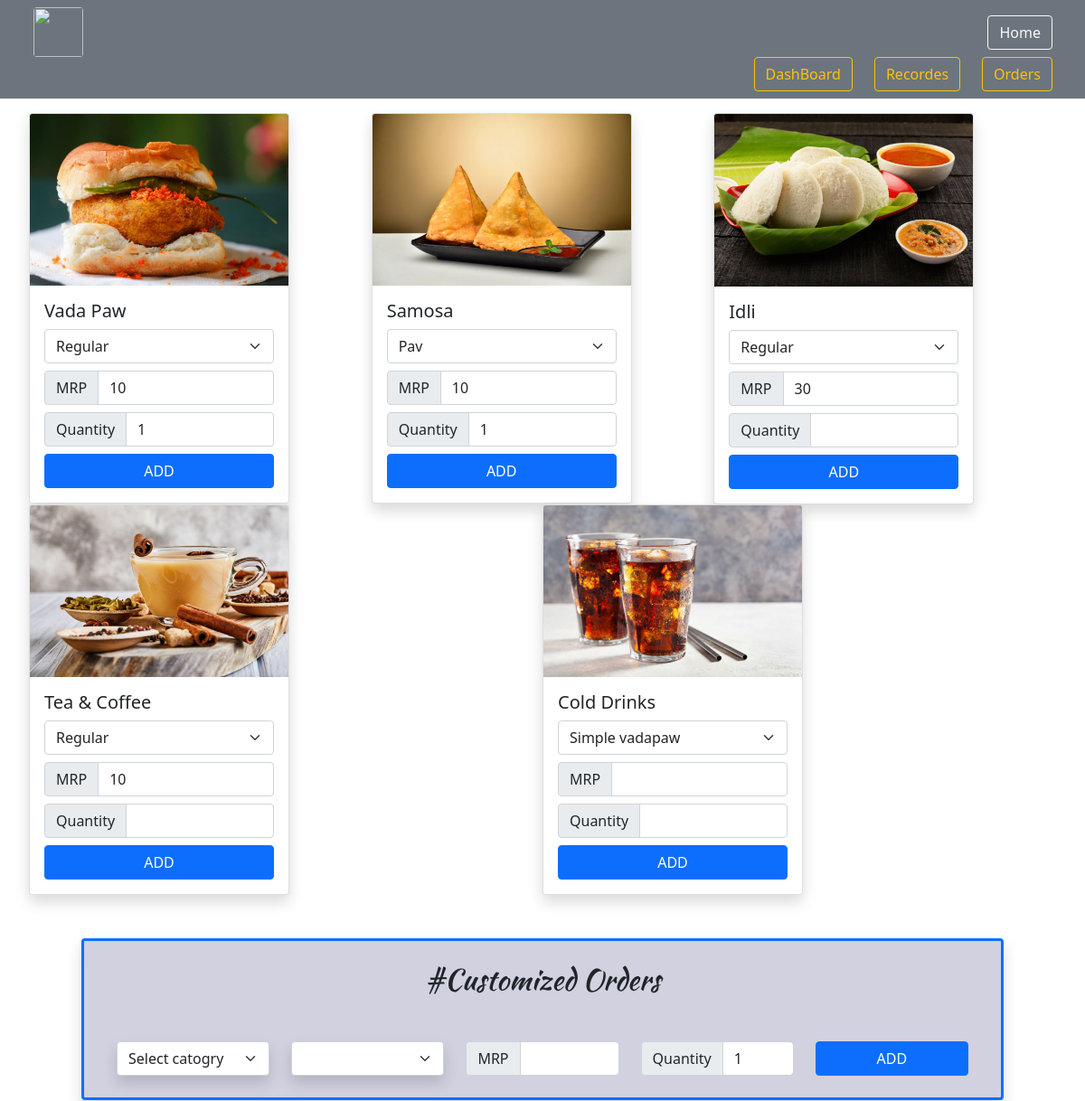
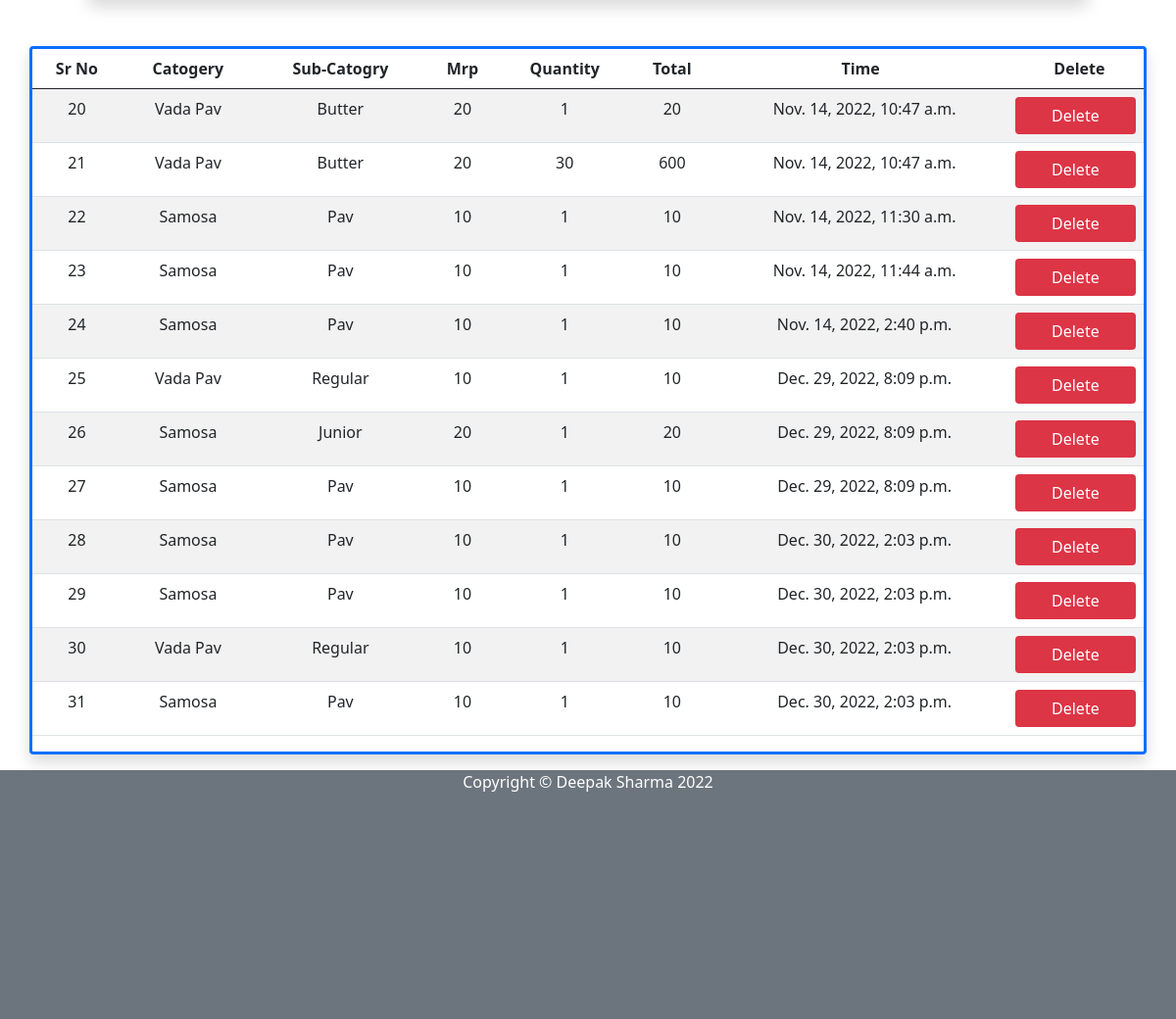
The page / on the database its author committed (2 pictures, top to bottom).
### app/models.py (models this page shows)
class AddData(models.Model):
    catogery=models.CharField(max_length=100)
    sub_catogery=models.CharField(max_length=100)
    mrp =models.IntegerField(default=10)
    quantity =models.IntegerField(default=1)
    total =models.IntegerField(default=1)
    date = models.DateTimeField(default=now)

### app/views.py (the view)
# urls.py: path('',views.dashboard,name='dashboard'),
def dashboard(request):
    mycat=Catogery.objects.all()
    cat1 =SubCatogery.objects.filter(cat=1)
    cat2 =SubCatogery.objects.filter(cat=2)
    cat3 =SubCatogery.objects.filter(cat=3)
    cat4 =SubCatogery.objects.filter(cat=4)
    data=AddData.objects.values()
    data={
        'cat1':cat1,
        'cat2':cat2,
        'cat3':cat3,
        'cat4':cat4,
        'mycat': mycat,
        'data': data
    }
    return render(request,'dashboard.html',data)

### app/templates/dashboard.html (shortened to what this page needs)
{% extends "index.html" %}
{% load static %}
{% block body %}
<link rel="stylesheet" href="{% static 'js/bootstrap.js' %}">
<link rel="stylesheet" href="{% static 'js/bootstrap.bundle.js' %}">
<div class="container-fluid">
    <div class="row mt-3 rmm">
        <div class="col ">
            <div class="card shadow " style="width: 18rem;">
                <img src="static/css/img/vadapaw.jpg" class="card-img-top" alt="...">
                <div class="card-body">
                    <h5 class="card-title">Vada Paw</h5>
                    <div class="dropdown bg-white ">
                        <select name="cat1" id="cat1" class="form-select " data-style="btn-info" data-toggle="collapse">
                            {% for i in cat1 %}
                            <option value="{{i.name}}">{{i.name}}</option>
                            {% endfor %}
                        </select>
                    </div>
                    <div class="input-group mt-2">
                        <span class="input-group-text">MRP</span>
                        <input type="number" class="form-control" id="mrp1" aria-label="Amount"
                            aria-describedby="basic-addon1" value="10">
                    </div>
                    <div class="input-group mt-2">
                        <span class="input-group-text" id="basic-addon1">Quantity</span>
                        <input type="number" class="form-control" aria-label="Amount" aria-describedby="basic-addon1"
                            value="1" id="qun1">
                    </div>
                    <div class="d-grid gap-2">
                        <button class="btn btn-primary mt-2" type="button" id="submitvada">ADD</button>
                    </div>
                </div>
            </div>
        </div>
        <div class="col">
            <div class="card shadow" style="width: 18rem;">
                <img src="static/css/img/samosa.jpg" class="card-img-top" alt="...">
                <div class="card-body">
                    <h5 class="card-title">Samosa</h5>
                    <div class="dropdown bg-white ">
                        <select name="" id="cat2" class="form-select " data-style="btn-info" data-toggle="collapse">
                            {% for i in cat2 %}
                            <option value="{{i.name}}">{{i.name}}</option>
                            {% endfor %}
                        </select>
                    </div>
                    <div class="input-group mt-2">
                        <span class="input-group-text" id="basic-addon1">MRP</span>
                        <input type="number" class="form-control" aria-label="Amount" aria-describedby="basic-addon1"
                            id="mrp2" value="10">
                    </div>
                    <div class="input-group mt-2">
                        <span class="input-group-text" id="basic-addon1">Quantity</span>
                        <input type="number" class="form-control" aria-label="Amount" aria-describedby="basic-addon1"
                            value="1" id="qun2">
                    </div>
                    <div class="d-grid gap-2 ">
                        <button class="btn btn-primary mt-2" type="button" id="submitsamosa">ADD</button>
                    </div>
                </div>
            </div>
        </div>
        <div class="col">
            <div class="card shadow" style="width: 18rem;">
                <img src="static/css/img/idli.jpg" class="card-img-top" alt="...">
                <div class="card-body">
                    <h5 class="card-title">Idli</h5>
                    <div class="dropdown bg-white ">
                        <select name="" id="cat3" class="form-select " data-style="btn-info" data-toggle="collapse">
                            {% for i in cat3 %}
                            <option value="{{i.name}}">{{i.name}}</option>
                            {% endfor %}
                        </select>
                    </div>
                    <div class="input-group mt-2">
                        <span class="input-group-text" id="basic-addon1">MRP</span>
                        <input type="number" class="form-control" aria-label="Amount" aria-describedby="basic-addon1"
                            id="mrp3" value="30">
                    </div>
                    <div class="input-group mt-2">
                        <span class="input-group-text" id="basic-addon1">Quantity</span>
                        <input type="number" class="form-control" aria-label="Amount" aria-describedby="basic-addon1">
                    </div>
                    <div class="d-grid gap-2">
                        <button class="btn btn-primary mt-2" type="button">ADD</button>
                    </div>
                </div>
            </div>
        </div>
        <div class="col">
            <div class="card shadow" style="width: 18rem;">
                <img src="static/css/img/tea.jpg" class="card-img-top" alt="...">
                <div class="card-body">
                    <h5 class="card-title">Tea & Coffee</h5>
                    <div class="dropdown bg-white ">
                        <select name="" id="cat4" class="form-select " data-style="btn-info" data-toggle="collapse">
                            {% for i in cat4 %}
                            <option value="{{i.name}}">{{i.name}}</option>
                            {% endfor %}
                        </select>
                    </div>
                    <div class="input-group mt-2">
                        <span class="input-group-text" id="basic-addon1">MRP</span>
                        <input type="number" class="form-control" aria-label="Amount" aria-describedby="basic-addon1"
                            id="mrp4" value="10">
                    </div>
                    <div class="input-group mt-2">
                        <span class="input-group-text" id="basic-addon1">Quantity</span>
                        <input type="number" class="form-control" aria-label="Amount" aria-describedby="basic-addon1">
                    </div>
                    <div class="d-grid gap-2 ">
                        <button class="btn btn-primary mt-2" type="button">ADD</button>
                    </div>
                </div>
            </div>
        </div>
        <div class="col">
            <div class="card shadow" style="width: 18rem;">
                <img src="static/css/img/coc.jpg" class="card-img-top" alt="...">
                <div class="card-body">
                    <h5 class="card-title">Cold Drinks</h5>
                    <div class="dropdown bg-white ">
                        <select name="" id="" class="form-select " data-style="btn-info" data-toggle="collapse">
                            <option value="">Simple vadapaw</option>
                        </select>
                    </div>
                    <div class="input-group mt-2">
                        <span class="input-group-text" id="basic-addon1">MRP</span>
                        <input type="number" class="form-control" aria-label="Amount" aria-describedby="basic-addon1">
                    </div>
                    <div class="input-group mt-2">
                        <span class="input-group-text" id="basic-addon1">Quantity</span>
                        <input type="number" class="form-control" aria-label="Amount" aria-describedby="basic-addon1">
                    </div>
                    <div class="d-grid gap-2 ">
                        <button class="btn btn-primary mt-2" type="button">ADD</button>
                    </div>
                </div>
            </div>
        </div>
    </div>
</div>
<div class="container">
    <div class="row m-5 p-4 border border-3 rounded border-primary shadow " style="background-color: #d1d1e0;">
        <h2 class="text-center mb-5 nanu fw-semibold"> #Customized Orders</h2>
        <div class="col">
            <div class="dropdown ">
                <select name="" id="mycat" class="form-select shadow " data-style="btn-info" data-toggle="collapse">
                    <option>Select catogry</option>
                </select>
            </div>
        </div>
        <div class="col">
            <div class="dropdown ">
                <select name="subcat" id="subcat" class="form-select shadow " data-style="btn-info"
                    data-toggle="collapse">
                </select>
            </div>
        </div>
        <div class="col">
            <div class="input-group ">
                <span class="input-group-text" id="basic-addon1">MRP</span>
                <input type="number" class="form-control" aria-label="Amount" aria-describedby="basic-addon1"
                    id="mrp00">
            </div>
        </div>
        <div class="col">
            <div class="input-group">
                <span class="input-group-text" id="basic-addon1">Quantity</span>
                <input type="number" class="form-control" aria-label="Amount" aria-describedby="basic-addon1" value="1">
            </div>
        </div>
        <div class="col">
            <div class="d-grid gap-2  ">
                <button class="btn btn-primary " type="button" id="submitall">ADD</button>
            </div>
        </div>
    </div>
</div>
<div class="container mt-5">
    <div class="row mt-5 border border-3 rounded border-primary shadow text-center" >
      <table class=" table table-hover table-striped">
        <thead>
            <tr>
                <th scope="col ">Sr No</th>
                <th scope="col">Catogery</th>
                <th scope="col">Sub-Catogry</th>
                <th scope="col">Mrp</th>
                <th scope="col">Quantity</th>
                <th scope="col">Total</th>
                <th scope="col">Time</th>
                <th scope="col" style="padding-right: 0px;" >Delete</th>
            </tr>
        </thead>
        <tbody id="tbody">
            {% for i in data %}
            <tr>
                <td scope="col">{{i.id}}</td>
                <td scope="col">{{i.catogery}}</td>
                <td scope="col">{{i.sub_catogery}}</td>
                <td scope="col">{{i.mrp}}</td>
                <td scope="col">{{i.quantity}}</td>
                <td scope="col">{{i.total}}</td>
                <td scope="col" style="padding-right: 0px;" >{{i.date}}</td>
                <td scope="col">
                    <div class="d-grid gap-2  ">
                        <button class="btn  bg-danger small text-white">Delete</button>
                    </div>
                </td>
    </div>
    </tr>
    {% endfor %}
<footer class=" sticky-footer bg-secondary mt-3">
    <div class="container my-auto">
        <div class="copyright text-center myauto">
            <span class="text-white">Copyright © Deepak Sharma 2022</span>
        </div>
    </div>
{% include "list.html" %}
</footer>
<link rel="stylesheet" href="{% static 'js/jquery.js' %}">
{% endblock body %}

### app/templates/index.html (shortened to what this page needs)
{% load static %}
<!DOCTYPE html>
<html lang="en">
<head>
    <link rel="stylesheet" href="{% static 'css/bootstrap.css' %}">
    <link rel="stylesheet" href=" {% static 'css/style.css' %} ">
    <link rel="stylesheet" href="{% static 'js/dashboard.js' %}">
    <link rel="stylesheet" href="{% static 'js/jquery.js' %}">
    <link rel="stylesheet" href="{% static 'js/bootstrap.js' %}">
</head>
<body>
    <nav class="navbar navbar-dark bg-secondary">
        <form class="container-fluid justify-content-end">
            <div>
                <img src="{% static 'css/img/dp' %}" class="rounded mmg" width="55" height="55" alt="">
            </div>
            <a href="{% url 'dashboard' %}" class="btn btn-outline-light me-4 " role="button" aria-pressed="true">Home</a>
            <a href="{% url 'records' %}" class="btn btn-outline-warning me-4 " role="button" aria-pressed="true">DashBoard</a>
            <a href="{% url 'records' %}" class="btn btn-outline-warning me-4 " role="button" aria-pressed="true">Recordes</a>
            <a href="{% url 'records' %}" class="btn btn-outline-warning me-4 " role="button" aria-pressed="true">Orders</a>
        </form>
    </nav>
    {% block body %}
    {% endblock body %}
</body>
</html>

### app/templates/list.html
{% for i in data %}
<option value="{{i.name}}">{{i.name}}</option>
{% endfor %}

### app/static/css/style.css (style rules this page uses)
.nanu { font-family: Nanu; }
.mmg { margin-right: 1000px; }
.rmm { --bs-gutter-x: -2.5rem; }

### rows shown on the page
AddData: id "20", catogery "Vada Pav", sub_catogery "Butter", mrp "20", quantity "1", total "20", date "Nov. 14, 2022, 10:47 a.m."
AddData: id "21", catogery "Vada Pav", sub_catogery "Butter", mrp "20", quantity "30", total "600", date "Nov. 14, 2022, 10:47 a.m."
AddData: id "22", catogery "Samosa", sub_catogery "Pav", mrp "10", quantity "1", total "10", date "Nov. 14, 2022, 11:30 a.m."
AddData: id "23", catogery "Samosa", sub_catogery "Pav", mrp "10", quantity "1", total "10", date "Nov. 14, 2022, 11:44 a.m."
AddData: id "24", catogery "Samosa", sub_catogery "Pav", mrp "10", quantity "1", total "10", date "Nov. 14, 2022, 2:40 p.m."
AddData: id "25", catogery "Vada Pav", sub_catogery "Regular", mrp "10", quantity "1", total "10", date "Dec. 29, 2022, 8:09 p.m."
AddData: id "26", catogery "Samosa", sub_catogery "Junior", mrp "20", quantity "1", total "20", date "Dec. 29, 2022, 8:09 p.m."
AddData: id "27", catogery "Samosa", sub_catogery "Pav", mrp "10", quantity "1", total "10", date "Dec. 29, 2022, 8:09 p.m."
AddData: id "28", catogery "Samosa", sub_catogery "Pav", mrp "10", quantity "1", total "10", date "Dec. 30, 2022, 2:03 p.m."
AddData: id "29", catogery "Samosa", sub_catogery "Pav", mrp "10", quantity "1", total "10", date "Dec. 30, 2022, 2:03 p.m."
AddData: id "30", catogery "Vada Pav", sub_catogery "Regular", mrp "10", quantity "1", total "10", date "Dec. 30, 2022, 2:03 p.m."
AddData: id "31", catogery "Samosa", sub_catogery "Pav", mrp "10", quantity "1", total "10", date "Dec. 30, 2022, 2:03 p.m."

### other values the page prints
form field cat1 "Regular"
form field value "Pav"
form field value "Regular"
